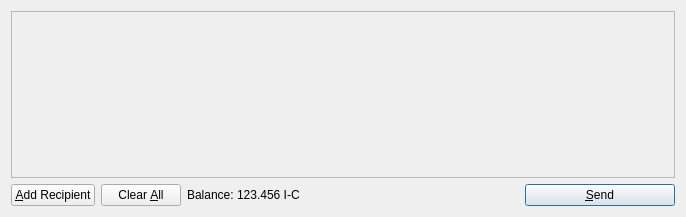
<?xml version="1.0" encoding="UTF-8"?>
<ui version="4.0">
 <class>SendCoinsDialog</class>
 <widget class="QDialog" name="SendCoinsDialog">
  <property name="geometry">
   <rect>
    <x>0</x>
    <y>0</y>
    <width>686</width>
    <height>217</height>
   </rect>
  </property>
  <property name="windowTitle">
   <string>Send Coins</string>
  </property>
  <layout class="QVBoxLayout" name="verticalLayout">
   <item>
    <widget class="QScrollArea" name="scrollArea">
     <property name="widgetResizable">
      <bool>true</bool>
     </property>
     <widget class="QWidget" name="scrollAreaWidgetContents">
      <property name="geometry">
       <rect>
        <x>0</x>
        <y>0</y>
        <width>666</width>
        <height>165</height>
       </rect>
      </property>
      <layout class="QVBoxLayout" name="verticalLayout_2">
       <property name="margin">
        <number>0</number>
       </property>
       <item>
        <layout class="QVBoxLayout" name="entries">
         <property name="spacing">
          <number>6</number>
         </property>
        </layout>
       </item>
       <item>
        <spacer name="verticalSpacer">
         <property name="orientation">
          <enum>Qt::Vertical</enum>
         </property>
         <property name="sizeHint" stdset="0">
          <size>
           <width>20</width>
           <height>40</height>
          </size>
         </property>
        </spacer>
       </item>
      </layout>
     </widget>
    </widget>
   </item>
   <item>
    <layout class="QHBoxLayout" name="horizontalLayout">
     <item>
      <widget class="QPushButton" name="addButton">
       <property name="toolTip">
        <string>Send to multiple recipients at once</string>
       </property>
       <property name="text">
        <string>&amp;Add Recipient</string>
       </property>
       <property name="icon">
        <iconset resource="../bitcoin.qrc">
         <normaloff>:/icons/add</normaloff>:/icons/add</iconset>
       </property>
       <property name="autoDefault">
        <bool>false</bool>
       </property>
      </widget>
     </item>
     <item>
      <widget class="QPushButton" name="clearButton">
       <property name="sizePolicy">
        <sizepolicy hsizetype="Minimum" vsizetype="Fixed">
         <horstretch>0</horstretch>
         <verstretch>0</verstretch>
        </sizepolicy>
       </property>
       <property name="toolTip">
        <string>Remove all transaction fields</string>
       </property>
       <property name="text">
        <string>Clear &amp;All</string>
       </property>
       <property name="icon">
        <iconset resource="../bitcoin.qrc">
         <normaloff>:/icons/remove</normaloff>:/icons/remove</iconset>
       </property>
       <property name="autoRepeatDelay">
        <number>300</number>
       </property>
       <property name="autoDefault">
        <bool>false</bool>
       </property>
      </widget>
     </item>
     <item>
      <layout class="QHBoxLayout" name="horizontalLayout_2">
       <property name="spacing">
        <number>3</number>
       </property>
       <item>
        <widget class="QLabel" name="label">
         <property name="text">
          <string>Balance:</string>
         </property>
        </widget>
       </item>
       <item>
        <widget class="QLabel" name="labelBalance">
         <property name="cursor">
          <cursorShape>IBeamCursor</cursorShape>
         </property>
         <property name="text">
          <string>123.456 I-C</string>
         </property>
         <property name="textInteractionFlags">
          <set>Qt::LinksAccessibleByMouse|Qt::TextSelectableByKeyboard|Qt::TextSelectableByMouse</set>
         </property>
        </widget>
       </item>
      </layout>
     </item>
     <item>
      <spacer name="horizontalSpacer">
       <property name="orientation">
        <enum>Qt::Horizontal</enum>
       </property>
       <property name="sizeHint" stdset="0">
        <size>
         <width>40</width>
         <height>20</height>
        </size>
       </property>
      </spacer>
     </item>
     <item>
      <widget class="QPushButton" name="sendButton">
       <property name="minimumSize">
        <size>
         <width>150</width>
         <height>0</height>
        </size>
       </property>
       <property name="toolTip">
        <string>Confirm the send action</string>
       </property>
       <property name="text">
        <string>&amp;Send</string>
       </property>
       <property name="icon">
        <iconset resource="../bitcoin.qrc">
         <normaloff>:/icons/send</normaloff>:/icons/send</iconset>
       </property>
       <property name="default">
        <bool>true</bool>
       </property>
      </widget>
     </item>
    </layout>
   </item>
  </layout>
 </widget>
 <resources>
  <include location="../bitcoin.qrc"/>
 </resources>
 <connections/>
</ui>
